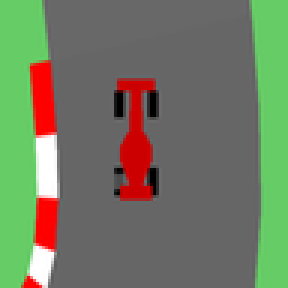
#> input picture Exercise 5/car1.png, 96 x 96 px (shown 3 times larger); the run also reads 1 picture not shown here
$ jupyter execute SIFT_Algorithm.ipynb
#> lines starting #> are read from the running program, lines starting #| are printed output that depends on the picture
# SIFT Implementation

## Step 0 : Imports

[cell 1]
import cv2
import numpy as np
import matplotlib.pyplot as plt
from math import sqrt, cos, sin, exp

## Step 1 : Scale Space Extrema Detection

### 1.1 Create Base Image

1) *Doubling the image size* - The original image is expanded in size to create more sample points and the results showed that doubling the image increases the no. of stable keypoints by almost a factor of 4 and no significant further improvements were found with a larger expansion factor

2) *Pre-smoothing the image* - Applying a Gaussian blur on original image before extrema detection will effectively discard highest spatial frequencies. We assume the original image has a blur of atleast 0.5 (minimum sigma value needed to prevent significant aliasing) and therefore the doubled image has a sigma = 1.0 relative to new pixel spacing.

The sigma value is calculated by the following formula :

$$ \sigma_{\text{diff}} = \sqrt{\sigma^2 - \sigma_{\text{assumed}}^2} $$

[cell 2]
def baseImage(image, sigma, sigma_assumed):

    ## Upsampling the image by 2 in both direction
    upscaled_image = cv2.resize(image, None, fx=2, fy=2, interpolation=cv2.INTER_LINEAR)

    ## Computing the sigma after applying 2 Gaussian smoothing
    sigma_diff = np.sqrt(sigma**2 - sigma_assumed**2)

    ## Applying Gaussianblur to the scaled image
    gaussian_blurred_image = cv2.GaussianBlur(upscaled_image,(0,0),sigma_diff)

    return gaussian_blurred_image

img = cv2.imread('car1.png')
#> img is the input picture: shape (96, 96, 3); mean B, G, R 98.3, 122, 113.4
grayscale_img = cv2.imread('car1.png', cv2.IMREAD_GRAYSCALE)
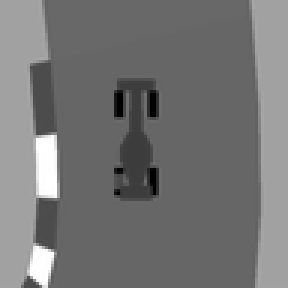
#> grayscale_img: shape (96, 96) (shown 3 times larger); min 0, max 255, mean 116.4
base_image = baseImage(grayscale_img, 0.8, 0.5)

plt.subplot(1, 2, 2)
plt.imshow(base_image, cmap='gray')
plt.title('Base-Image')

### 1.2 Gaussian Scale-Space

The number of octaves is calculated according to the following equation:

$$ \left\lfloor \log_2 (\min(w, h) / \delta_{min} / 12) + 1 \right\rfloor $$

where $w, h$ is the width and height of the image, respectively. The output of this function with the given image is 7

[cell 3]
def numOctave(image_shape, delta_min):

    height, width, _ = image_shape
    min_dimension = min(width, height)
    octaves = np.floor(np.log(min_dimension /(delta_min* 12)) + 1)

    return int(octaves)

img_shape = img.shape
octaves_count = numOctave(img_shape, 0.015)
print('No. of octaves = ', octaves_count)
#| No. of octaves =  7

Next, we compute the Gaussian kernels for the images according to number of intervals.

*Number of intervals S = 3* : According to the paper,  the highest repeatability is obtained when sampling 3 scales per octave. Hence we choose 3 and the total number of images produced in a stack of blurred images is given by *S + 1*, which is 6 in our case.

*Constant factor in scale space k = $2^{1/s}$* : In our case, the k value is 1.26

*σ = 1.6* : This initial value of sigma is choses in the paper as it provides close to optimal repeatability of the features

The incremental blurrimg at each level (from i = 0 to 5) is given by :

$$ \sigma_{\text{i}} = \sqrt{ (\sigma{ k^{i}}) ^ {2}- (\sigma{k^{i-1}}) ^ {2}} $$

[cell 4]
def GaussianKernel(num_intervals, sigma):

    ## Number of images in the stack
    images_count = num_intervals + 3

    ## Calculating k, the scaling between levels
    k =  2 ** (1/num_intervals)

    gaussian_kernels = [sigma]

    ## Calculate the Gaussian kernels
    for i in range(1,images_count) :
        sigma_diff = sqrt((sigma * (k ** i))**2 - (sigma * (k ** (i-1)))**2)
        gaussian_kernels.append(sigma_diff)

    return gaussian_kernels

final_gaussian_kernel = GaussianKernel(3, 1.6)
print('sigma values for Gaussian blur = ', final_gaussian_kernel)

Next, we use the sigma values from the Gaussian kernels from previous function to create the 6 Gaussian Images for each octave.

Once a complete octave has been processed, we should resample the Gaussian image that has twice the initial σ value for the current octave. This specific image is described as being "2 images from the top of the stack" of blurred images within the current octave. This effectively means it is the second-to-last Gaussian blurred image in the stack of the previous octave is considered for next octave

[cell 5]
def createGaussianImages(image, num_octaves, gaussian_kernels):

    base_Image = image
    gaussian_images_array = []

    ## Loop for num_octaves time and loop through each gaussian kernel
    for octave in range(num_octaves):
        octave_images = []
        for sigma in range(len(gaussian_kernels)):
            blurred_image = cv2.GaussianBlur(base_Image,(0,0),gaussian_kernels[sigma])
            octave_images.append(blurred_image)

        gaussian_images_array.append(octave_images)

        ## prepare base image for the next octave by resize the image by half
        ## Select the 3rd last image. See Figure 2b, anatomy of sift. ~3 lines
        # Use different interpolation for very small images to preserve structure
        interpolation_method = cv2.INTER_LINEAR
        if octave_images[3].shape[0] < 16 or octave_images[3].shape[1] < 16:
            interpolation_method = cv2.INTER_NEAREST

        base_Image = cv2.resize(octave_images[3], None, fx=0.5, fy=0.5, interpolation=interpolation_method)

    return gaussian_images_array

def plotGaussianImages(gaussian_images_array):

    num_octaves = len(gaussian_images_array)
    num_levels = len(gaussian_images_array[0])

    fig, axs = plt.subplots(num_octaves, num_levels, figsize=(3*num_levels, 3*num_octaves))

    for i in range(num_octaves):
        for j in range(num_levels):
            ax = axs[i][j] if num_octaves > 1 else axs[j]  # handle 1-octave case
            ax.imshow(gaussian_images_array[i][j], cmap='gray')
            ax.set_title(f"Octave {i+1}, Image {j+1}")
            ax.axis('off')

    plt.tight_layout()
    plt.show()

final_gaussian = createGaussianImages(base_image, octaves_count, final_gaussian_kernel)
#> final_gaussian = 7 items
plotGaussianImages(final_gaussian)
#> in plotGaussianImages, `num_octaves = len(gaussian_images_array)`: num_octaves = 7
#> in plotGaussianImages, `num_levels = len(gaussian_images_array[0])`: num_levels = 6
#> in plotGaussianImages, `plt.show()`:
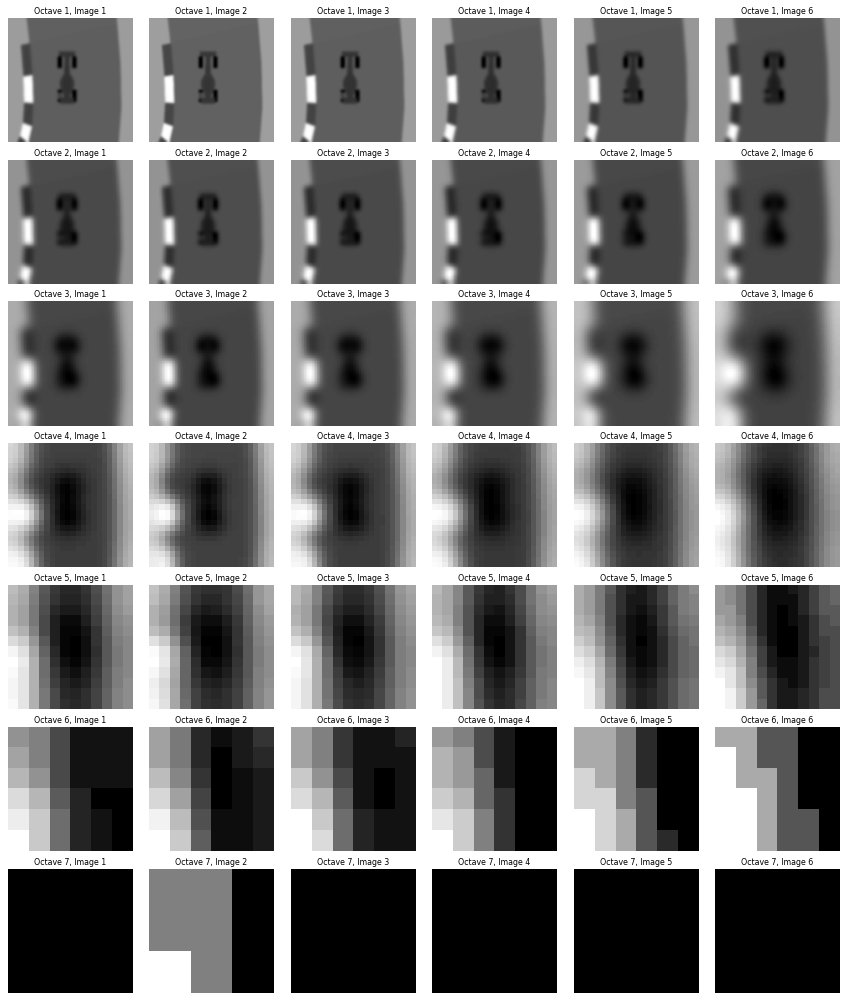
#> figure drawn by matplotlib, 42 panels

### 1.3 Difference of Gaussian

After blurring images, according to the algorithm, we subtract adjacent blurred images, producing the Difference of Gaussians (DoG) images to identify keypoints.

[cell 6]
def DoGImages(gaussian_images):

    DoG_array =[]
    for octave in gaussian_images:
        DoG_octave = []

        for i in range(1, len(octave)):
            DoG_image = cv2.subtract(octave[i-1].astype(np.float32), octave[i].astype(np.float32))

            DoG_octave.append(DoG_image)

        DoG_array.append(DoG_octave)

    return np.array(DoG_array, dtype=object)

DoG_final = DoGImages(final_gaussian)
#> the loop in DoGImages, `for octave in gaussian_images:` made 7 passes
#> after the loop in DoGImages, `for octave in gaussian_images:`: DoG_array = 7 items
plotGaussianImages(DoG_final)
#> in plotGaussianImages (call 2), `num_levels = len(gaussian_images_array[0])`: num_levels = 5
#> in plotGaussianImages (call 2), `plt.show()`:
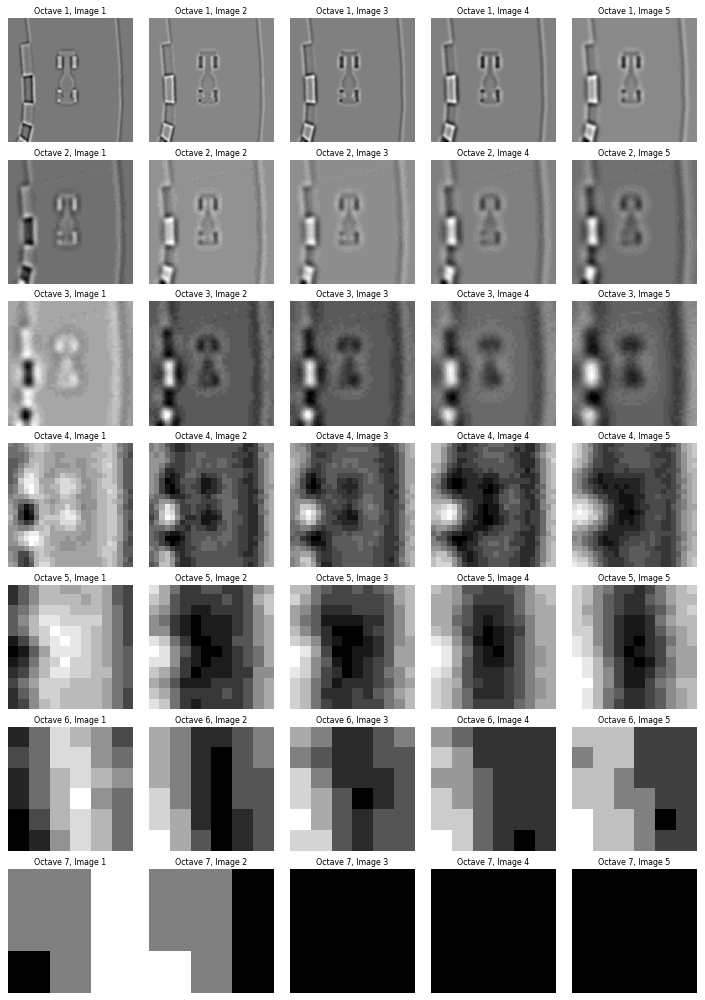
#> figure drawn by matplotlib, 35 panels

## Step 2 : Keypoint Localization

### 2.1 Local extrema detection and filter unstable points

We iterate through each pixel in each DoG image across all scales (octaves and levels).
For each pixel, we compare its value to its 8 immediate neighbors in the current 2D slice, and 9 neighbors in the slices directly above and below it (total 26 neighbors).
If a pixel is a local maximum or minimum (greater/smaller than all its 26 neighbors), we mark it as a candidate keypoint.

[cell 7]
def detectLocalExtrema(input_array, threshold):

    center_pixel = input_array[1, 1, 1]

    # Flatten the cube and remove the center pixel
    neighbors = input_array.flatten()
    neighbors = np.delete(neighbors, 13)  # center is at index 13 in flattened 3x3x3

    if abs(center_pixel) < threshold:
        return False

    # Check if center is strictly greater or smaller than all neighbors
    if np.all(center_pixel > neighbors):
        return True
    if np.all(center_pixel < neighbors):
        return True

    return False

input_array3 = np.array([[[3, 7, 1], [0, 4, 4], [5, 9, 3]],
                        [[4, 5, 6], [4, 9, 5], [9, 3, 4]],
                        [[8, 1, 9], [1, 6, 5], [1, 5, 5]]])

Value = detectLocalExtrema(input_array3, 0.015)
print('Extrema found? - ', Value)

### 2.2 Compute Hessian and Gradient

We compute the elements of Hessian Matrix  and Gradient as per this equation in Anatomy of Sift.

[cell 8]
def computeHessian(input_array):

    center_pixel = input_array[1, 1, 1]

    # main diagonal
    dxx = input_array[1, 1, 2] + input_array[1, 1, 0] - 2 * center_pixel
    dyy = input_array[1, 2, 1] + input_array[1, 0, 1] - 2 * center_pixel
    dss = input_array[2, 1, 1] + input_array[0, 1, 1] - 2 * center_pixel

    # off-diagonal
    dxy = (input_array[1, 2, 2] - input_array[1, 2, 0] - input_array[1, 0, 2] + input_array[1, 0, 0]) / 4
    dxs = (input_array[2, 1, 2] - input_array[2, 1, 0] - input_array[0, 1, 2] + input_array[0, 1, 0]) / 4
    dys = (input_array[2, 2, 1] - input_array[2, 0, 1] - input_array[0, 2, 1] + input_array[0, 0, 1]) / 4

    return np.array([[dxx, dxy, dxs],
                     [dxy, dyy, dys],
                     [dxs, dys, dss]])

[cell 9]
def computeGradient(input_array):

    dx = (input_array[1, 1, 2] - input_array[1, 1, 0]) / 2
    dy = (input_array[1, 2, 1] - input_array[1, 0, 1]) / 2
    dz = (input_array[2, 1, 1] - input_array[0, 1, 1]) / 2

    return np.array([dx, dy, dz])

[cell 10]
# Testing the functions for a given input_array

input_array = np.array([[[3, 7, 1], [0, 4, 4], [5, 9, 3]],
                        [[4, 5, 6], [4, 1, 5], [9, 3, 4]],
                        [[8, 1, 9], [1, 6, 5], [1, 5, 5]]])

print('Hessian Matrix : ', computeHessian(input_array))
print('Gradient : ', computeGradient(input_array))

### 2.3 Keypoint Quadratic Interpolation

[cell 11]
def keyPointInterpolation(i, j, image_index, dog_images, image_border_width, num_intervals, max_attempts=5):

    extremum_is_outside_image = False
    image_shape = dog_images[0].shape


    ## Repeat the algorithm for 5 times or until the max() <= 0.5
    for attempt in range(max_attempts):
        ## Extract three adjacent scale images
        current_scale_image = np.array(dog_images[image_index])
        upper_scale_image = np.array(dog_images[image_index + 1])
        lower_scale_image = np.array(dog_images[image_index - 1])


        # Stack the pixel values into a cube and normalize them to the range [0, 1]
        image_cube = np.stack((lower_scale_image[i-1:i+2,j-1:j+2]
                               ,current_scale_image[i-1:i+2,j-1:j+2],
                               upper_scale_image[i-1:i+2,j-1:j+2]), axis=0).astype(np.float32)


        ## Compute Gradient and Hessian using the functions implemented above
        hessian = computeHessian(image_cube)
        gradient = computeGradient(image_cube)


        ## Solve for the offset vector using least squares numpy lstsq
        try:
            # Least-squares solution to H * offset = -gradient
            offset = -np.linalg.lstsq(hessian, gradient, rcond=None)[0]
        except np.linalg.LinAlgError:
            return None, None, None, None, None  # Singular Hessian

        ## Check if the offset displacement is small enough to stop refining
        if np.all(np.abs(offset) < 0.5):
            break

        ## Update keypoint coordinates and scale index based on estimated offset
        j += int(round(offset[0]))
        i += int(round(offset[1]))
        image_index += int(round(offset[2]))

        ## Make sure the new pixel_cube will lie entirely within the image
        if (image_index < 1 or image_index > num_intervals or
            i < image_border_width or i >= image_shape[0] - image_border_width or
            j < image_border_width or j >= image_shape[1] - image_border_width):
            extremum_is_outside_image = True
            break

    ## Check whether extremum lies outside image or too many number of attempts and return None
    if extremum_is_outside_image or np.any(np.abs(offset) >= 1.5):
        return None, None, None, None, None

    ## If OK, compute the interpolated center point
    interpolated_value = image_cube[1, 1, 1] + 0.5 * np.dot(gradient, offset)

    return i, j, image_index, offset, interpolated_value

for i in range(1,len(DoG_final[0])-1):
    i_value, j_value, image_index, offset, interpolated_value = keyPointInterpolation(1,1,i,DoG_final[0],3,3,5) #calling the function only for first Octave for testing
    print('i_value', i_value)
    print('j value', j_value)
    print('image index', image_index)
    print('offset', offset)
    print('interpolated_value',interpolated_value)
#> this loop made 3 passes
#> (printed output is left out)

### 2.4 Filter Keypoints on Edge

This step is to eliminate the poorly determined edges ( the ones with large principal curvature across edge but small in the perpendicular direction). The principal curvature can be computed from 2x2 Hessian Matrix.


[cell 12]
def filterKeypoints_edge(center_hessian, C_edge):

    # [9 lines of commented-out code are left out]
    H_spatial = center_hessian[1:, 1:]  # 2x2 Hessian is the bottom right submatrix of 3x3 Hessian

    # Compute trace and determinant
    trace_H = np.trace(H_spatial)
    det_H = np.linalg.det(H_spatial)

    # Avoid division by zero or unstable computation
    if det_H <= 0:
        return False

    # Compute edge response ratio
    edge_response = (trace_H ** 2) / det_H
    threshold = ((C_edge + 1) ** 2) / C_edge

    # Return True if keypoint passes the edge filter
    return edge_response < threshold

input_array3 = np.array([[[3, 7, 1], [0, 4, 4], [5, 9, 3]],
                        [[4, 5, 6], [4, 9, 5], [9, 3, 4]],
                        [[8, 1, 9], [1, 6, 5], [1, 5, 5]]])
center_Hessian = computeHessian(input_array3)

print(filterKeypoints_edge(center_Hessian, 10))

## Step 3: Orientation Assignment

### 3.1 Keypoint Reference Orientation

[cell 13]
def keypoints_with_orientations(
    keypoint, octave_index, gaussian_image,
    radius_factor=3, num_bins=36,
    peak_ratio=0.8, scale_factor=1.5
    ):
    """
    Assigns orientation(s) to a detected keypoint based on local image gradients.
    Multiple orientations may be assigned if strong peaks exist.
    Inputs:
        - keypoint: cv2.KeyPoint object from DoG keypoint detection
        - octave_index: the current octave level in the pyramid
        - gaussian_image: corresponding Gaussian-blurred image
        - radius_factor: how far out to sample gradients (relative to scale)
        - num_bins: number of bins in orientation histogram. Default: 36 (10° per bin)
        - peak_ratio: secondary peak threshold relative to max. Default: 0.8
        - scale_factor: relates scale of keypoint to image resolution.
    Output:
        - List of cv2.KeyPoint objects with assigned orientation(s).
    """

    image_height, image_width = gaussian_image.shape

    ## Scale the window size around the keypoint based on its size and octave
    scale = scale_factor * keypoint.size / (2 ** (octave_index + 1))

    ## Compute window radius for sampling gradient vectors
    radius = int(round(radius_factor * scale))

    ## Gaussian weight factor used for weighting gradient magnitudes based on distance from keypoint
    weight_sigma = 1.5 * scale
    weight_factor = -0.5 / (weight_sigma ** 2)

    ## Get keypoint position at this octave's resolution
    x, y = int(round(keypoint.pt[0])), int(round(keypoint.pt[1]))

    ## Initialize the orientation histogram (e.g. 36 bins for 360°)
    histogram = np.zeros(num_bins, dtype=np.float32)

    ## Iterate over square window centered at the keypoint
    for i in range(-radius, radius + 1):
        region_y = y + i
        if region_y <= 0 or region_y >= image_height - 1:
            continue
        for j in range(-radius, radius + 1):
            region_x = x + j
            if region_x <= 0 or region_x >= image_width - 1:
                continue

            ## Compute gradient using central differences
            dx = float(gaussian_image[region_y, region_x + 1]) - float(gaussian_image[region_y, region_x - 1])
            dy = float(gaussian_image[region_y - 1, region_x]) - float(gaussian_image[region_y + 1, region_x])

            ## Compute gradient magnitude and orientation
            magnitude = np.sqrt(dx ** 2 + dy ** 2)
            orientation = np.degrees(np.arctan2(dy, dx)) % 360

            ## Apply Gaussian weighting based on distance from keypoint
            weight = np.exp(weight_factor * (i ** 2 + j ** 2))
            weighted_magnitude = weight * magnitude

            ## Bin index corresponding to orientation
            bin_idx = int(round(orientation * num_bins / 360.)) % num_bins

            ## Add weighted magnitude to the appropriate bin
            histogram[bin_idx] += weighted_magnitude

    ## Smooth the histogram
    smooth_hist = (
        6 * histogram +
        4 * (np.roll(histogram, 1) + np.roll(histogram, -1)) +
        np.roll(histogram, 2) + np.roll(histogram, -2)
    ) / 16.

    orientations = []

    ## Find max peak value
    max_peak = np.max(smooth_hist)

    ## Find histogram peaks that are greater than neighbors and above threshold

    ## Loop through the peaks
    for bin_idx in range(num_bins):
        prev = smooth_hist[bin_idx - 1]
        next = smooth_hist[(bin_idx + 1) % num_bins]
        current = smooth_hist[bin_idx]

        if current > prev and current > next and current >= peak_ratio * max_peak:
            # Parabolic interpolation
            l = prev
            c = current
            r = next
            offset = 0.5 * (l - r) / (l - 2 * c + r)

            ## Convert bin to angle (0–360°), clockwise
            ## Normalize 360° to 0°
            theta = ((bin_idx + offset) * 360. / num_bins) % 360

            new_kp = cv2.KeyPoint(
                x=keypoint.pt[0], y=keypoint.pt[1],
                size=keypoint.size,
                angle=theta,
                response=keypoint.response,
                octave=keypoint.octave
            )
            orientations.append(new_kp)

    return orientations

### 3.2 Keypoint Localization

[cell 14]
def keyPointLocalization(gaussian_images, dog_pyramid, num_intervals=3, sigma=1.6, image_border_width=5, contrast_threshold=0.005):
    """
    Using the functions in section 2 and 3.1 to find the keypoints in the image
    Inputs:
        - gaussian_images: list of gaussian images
        - dog_pyramid: DoG images
        - num_interval: Number of intervals per octave
        - sigma: sigma in Gaussian kernel. Default: 1.6
        - image_border_width: Minimum allowed distance from image borders
        - contrast_threshold: threshold used in opencv
    Outputs:
        - keypoints with orientation: cv2.KeyPoint() object
    """
    ## TODO:
    keypoints = []
    ## Ref: https://github.com/opencv/opencv/blob/b3cb517cac817dfa6248deea510a73f0c14ca963/modules/features2d/src/sift.dispatch.cpp#L374
    threshold = np.floor(0.5 * contrast_threshold / num_intervals * 255)

    for octave_index, dog_octave in enumerate(dog_pyramid):
        for image_index in range(1, num_intervals + 1):  # Exclude first and last images
            dog_image = dog_octave[image_index]
            height, width = dog_image.shape


            for i in range(image_border_width, height - image_border_width):
                for j in range(image_border_width, width - image_border_width):
                    pixel_cube = np.stack([
                        dog_octave[image_index - 1][i - 1:i + 2, j - 1:j + 2],
                        dog_octave[image_index][i - 1:i + 2, j - 1:j + 2],
                        dog_octave[image_index + 1][i - 1:i + 2, j - 1:j + 2]
                    ], axis=0).astype(np.float32)

                    if not detectLocalExtrema(pixel_cube, threshold):
                        continue

                    # Interpolation
                    interp_result = keyPointInterpolation(
                        i, j, image_index, dog_octave,
                        image_border_width, num_intervals
                    )

                    if interp_result[0] is None:
                        continue

                    i_interp, j_interp, image_index_interp, offset, contrast = interp_result


                    # if abs(contrast) < threshold:
                    #     continue

                    hessian = computeHessian(pixel_cube)


                    if not filterKeypoints_edge(hessian,10):
                        continue

                    # Create cv2.KeyPoint object
                    scale = sigma * (2 ** (image_index_interp / num_intervals)) * (2 ** octave_index)

                    keypoint = cv2.KeyPoint()
                    keypoint.pt = (j_interp * (2 ** octave_index), i_interp * (2 ** octave_index))
                    keypoint.octave = octave_index + (image_index_interp << 8)
                    keypoint.size = scale * 2  # diameter
                    keypoint.response = abs(contrast)

                    # Assign orientation(s)
                    oriented_kps = keypoints_with_orientations(
                        keypoint, octave_index,
                        gaussian_images[octave_index][image_index_interp]
                    )

                    keypoints.extend(oriented_kps)

    return keypoints

keypoints = keyPointLocalization(final_gaussian,DoG_final,3,1.6,5,0.005)
#> the loop in keyPointLocalization, `for octave_index, dog_octave in enumerate(dog_pyramid):` made 7 passes
print("Detected keypoints: ",len(keypoints))
#| Detected keypoints:  31


output_image = cv2.drawKeypoints(
    img, keypoints, None,
    flags=cv2.DRAW_MATCHES_FLAGS_DRAW_RICH_KEYPOINTS,
    color=(0, 255, 0)
)
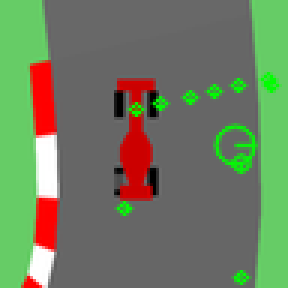
#> output_image: shape (96, 96, 3) (shown 3 times larger); mean B, G, R 96.3, 125.1, 111.1

# Display using matplotlib
plt.figure(figsize=(10, 10))
plt.imshow(output_image[..., ::-1])  # Convert BGR to RGB
plt.title(f"Detected Keypoints: {len(keypoints)}")
plt.axis("off")
plt.show()
#> (the rest of the program and of its run is left out)
